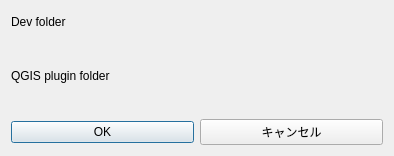
<?xml version="1.0" encoding="UTF-8"?>
<ui version="4.0">
 <class>Dialog</class>
 <widget class="QDialog" name="Dialog">
  <property name="geometry">
   <rect>
    <x>0</x>
    <y>0</y>
    <width>394</width>
    <height>156</height>
   </rect>
  </property>
  <property name="windowTitle">
   <string>Dialog</string>
  </property>
  <layout class="QVBoxLayout" name="verticalLayout">
   <item>
    <widget class="QLabel" name="label">
     <property name="text">
      <string>Dev folder</string>
     </property>
    </widget>
   </item>
   <item>
    <widget class="QgsFileWidget" name="qgs_dev_folder">
     <property name="storageMode">
      <enum>QgsFileWidget::GetDirectory</enum>
     </property>
    </widget>
   </item>
   <item>
    <widget class="QLabel" name="label_2">
     <property name="text">
      <string>QGIS plugin folder</string>
     </property>
    </widget>
   </item>
   <item>
    <widget class="QgsFileWidget" name="qgs_plugin_folder">
     <property name="storageMode">
      <enum>QgsFileWidget::GetDirectory</enum>
     </property>
    </widget>
   </item>
   <item>
    <layout class="QHBoxLayout" name="horizontalLayout">
     <item>
      <widget class="QPushButton" name="pushButton_run">
       <property name="text">
        <string>OK</string>
       </property>
      </widget>
     </item>
     <item>
      <widget class="QPushButton" name="pushButton_cancel">
       <property name="text">
        <string>キャンセル</string>
       </property>
      </widget>
     </item>
    </layout>
   </item>
  </layout>
 </widget>
 <customwidgets>
  <customwidget>
   <class>QgsFileWidget</class>
   <extends>QWidget</extends>
   <header>qgsfilewidget.h</header>
  </customwidget>
 </customwidgets>
 <resources/>
 <connections/>
</ui>
